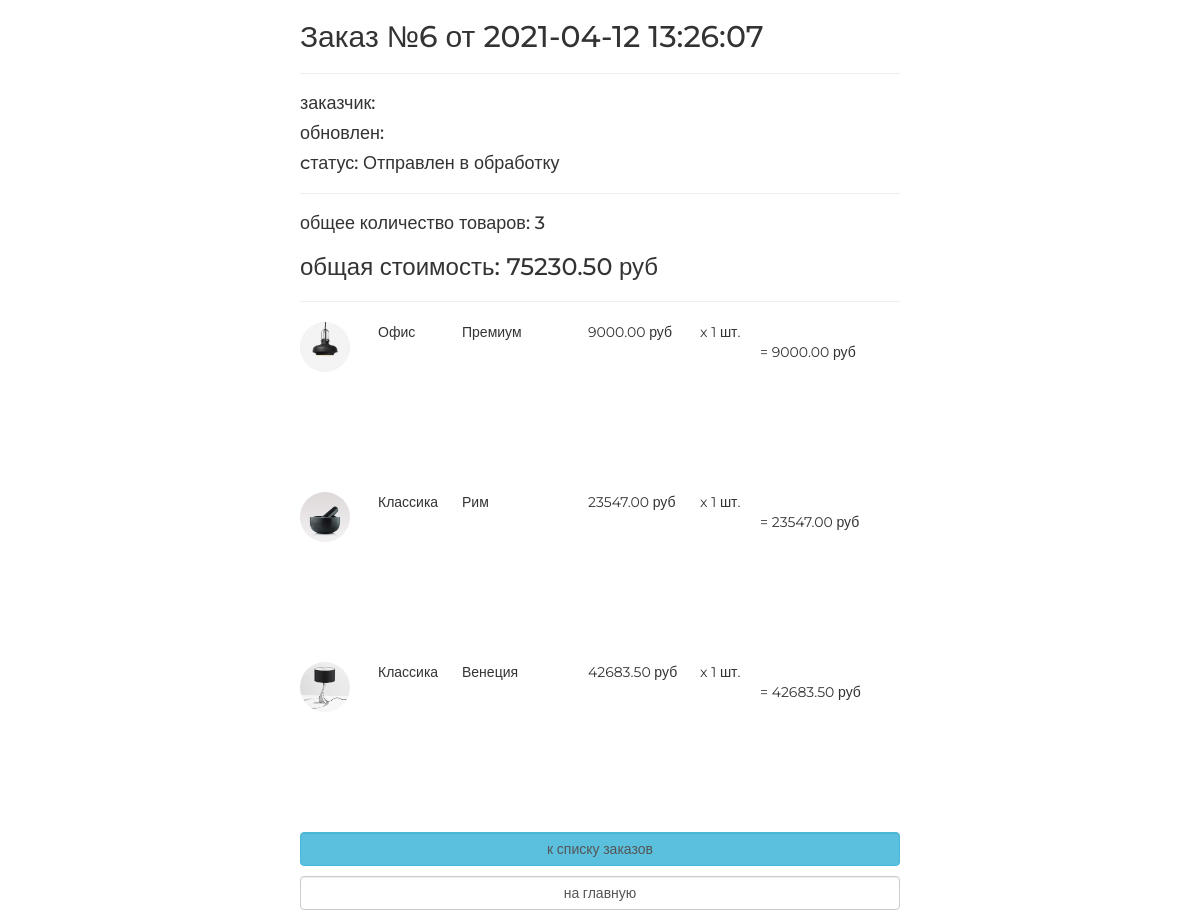
The page /orders/read/6/ on the database its author committed.
### ordersapp/models.py (models this page shows, shortened)
class Order(models.Model):
    FORMING = 'FM'
    SENT_TO_PROCEED = 'STP'
    PROCEEDED = 'PRD'
    PAID = 'PD'
    READY = 'RDY'
    CANCEL = 'CNC'
    ORDER_STATUS_CHOICES = (
        (FORMING, 'Формируется'),
        (SENT_TO_PROCEED, 'Отправлен в обработку'),
        (PROCEEDED, 'Oбрабатывается'),
        (PAID, 'Oплачен'),
        (READY, 'Готов к выдаче'),
        (CANCEL, 'Oтменен'),
    )
    user = models.ForeignKey(settings.AUTH_USER_MODEL, on_delete=models.CASCADE)
    created = models.DateTimeField(auto_now_add=True, verbose_name='Создан')
    update = models.DateTimeField(auto_now=True, verbose_name='Изменен')
    is_active = models.BooleanField(default=True, verbose_name='Активен')
    status = models.CharField(choices=ORDER_STATUS_CHOICES, default=FORMING, verbose_name='Статус', max_length=3)
    class Meta:
        ordering = ('-created',)
        verbose_name = 'Заказ'
        verbose_name_plural = 'Заказы'
    def get_total_quantity(self):
        items = self.orderitem.select_related()
        return sum(list(map(lambda x: x.quantity, items)))
    def get_total_cost(self):
        items = self.orderitem.select_related()
        return sum(list(map(lambda x: x.get_product_coast(), items)))

class OrderItem(models.Model):
    order = models.ForeignKey(Order, on_delete=models.CASCADE, related_name='orderitem')
    product = models.ForeignKey(Product, verbose_name='Продукт', on_delete=models.CASCADE)
    quantity = models.PositiveIntegerField(verbose_name='Количество', default=0)
    def get_product_coast(self):
        return self.quantity * self.product.price

### mainapp/models.py (models this page shows, shortened)
class Product(models.Model):
    category = models.ForeignKey(ProductCategory, on_delete=models.CASCADE)
    name = models.CharField(max_length=128, verbose_name='Имя')
    image = models.ImageField(upload_to='products_images', blank=True)
    short = models.CharField(max_length=64, verbose_name='Краткое описание', blank=True)
    description = models.TextField(verbose_name='Описание', blank=True)
    price = models.DecimalField(verbose_name='Цена', max_digits=8, decimal_places=2, default=0)
    quantity = models.PositiveSmallIntegerField(verbose_name='Количество на складе', default=0)
    is_active = models.BooleanField(verbose_name='активность', default=True)

class ProductCategory(models.Model):
    name = models.CharField(max_length=64, unique=True, verbose_name='имя')
    description = models.TextField(verbose_name='Описание', blank=True)
    is_active = models.BooleanField(verbose_name='активность', default=True)

### ordersapp/views.py (the view)
# urls.py: path('read/<int:pk>/', ordersapp.OrderDetailView.as_view(), name='order_detail'),
class OrderDetailView(DetailView):
    model = Order

### adminapp/templatetags/my_tags.py (called while the page is built)
def media_folder_products(string):
    if not string:
        string = 'products_images/default.jpg'
    return f'{settings.MEDIA_URL}{string}'

### mainapp/context_processors.py (called while the page is built)
def basket(request):
    basket_list = []
    if request.user.is_authenticated:
        basket_list = Basket.objects.filter(user=request.user)
    return {
        'basket': basket_list
    }

### ordersapp/templates/ordersapp/order_detail.html
{% extends "ordersapp/base.html" %}
{% load static %}
{% load my_tags %}
{% block content %}
   {% include 'ordersapp/includes/inc_order_summary.html' %}
   <div class="basket_list">
       {% for item in object.orderitem.select_related %}
           <div class="basket_record">
               <img style="width: 50px;float: left" src="{{ item.product.image|media_folder_products }}"
                    alt="{{ item.product.short_desc }}">
               <span class="category_name">
                   {{ item.product.category.name }}
               </span>
               <span class="product_name">{{ item.product.name }}</span>
               <span class="product_price">
                   {{ item.product.price }}&nbspруб
               </span>
               <span class="product_quantitiy">
                   x {{ item.quantity }} шт.
               </span>
               <span class="product_cost" style="float: right">
                    = {{ item.get_product_coast }}&nbspруб
               </span>
           </div>
       {% endfor %}
   </div>
   {% include 'ordersapp/includes/inc_order_actions.html' %}
{% endblock %}

### ordersapp/templates/ordersapp/includes/inc_order_summary.html (shortened to what this page needs)
{% if object %}
   <div class="h2">Заказ №{{ object.pk }} от {{ object.created|date:"Y-m-d H:i:s" }}</div>
   <hr>
   <div class="h4">заказчик: {{ user.lastname }} {{ user.first_name }} </div>
   <div class="h4">обновлен: {{ object.updated|date:"Y-m-d H:i:s" }}</div>
   <div class="h4">cтатус: {{ object.get_status_display }}</div>
   <hr>
   <div class="h4">
       общее количество товаров: <span class="order_total_quantity">{{ object.get_total_quantity }}</span>
   </div>
   <div class="h3">
       общая стоимость: <span class="order_total_cost">{{ object.get_total_cost }}</span> руб
   </div>
{% endif %}
<hr>

### static/css/style.css (style rules this page uses)
* { margin: 0; padding: 0; }
.order_container img { display: block; float: left; width: 150px; border-radius: 25px; }
body { font-family: 'Montserrat', sans-serif; }
html, body { height: 100%; }
.basket_list span.category_name { margin-left: 2em; width: 5em; position: relative; display: block; float: left; }
.basket_list span.product_name { margin-left: 1em; width: 8em; position: relative; display: block; float: left; }
.basket_list span.product_price { margin-left: 1em; width: 7em; position: relative; display: block; float: left; }
.basket_list span.product_quantitiy { margin-left: 1em; width: 5em; position: relative; display: block; float: left; }
.basket_list span.product_cost { margin-left: 1em; width: 10em; position: relative; display: block; float: left; }
.basket_list .basket_record { position: relative; display: block; height: 170px; float: none; }

### rows shown on the page
Order: pk "6", created "2021-04-12 13:26:07", status "Отправлен в обработку", get_total_quantity "3", get_total_cost "75230.50"
OrderItem: product.image|media_folder_products (picture), product.category.name "Офис", product.name "Премиум", product.price "9000.00", quantity "1", get_product_coast "9000.00"
OrderItem: product.image|media_folder_products (picture), product.category.name "Классика", product.name "Рим", product.price "23547.00", quantity "1", get_product_coast "23547.00"
OrderItem: product.image|media_folder_products (picture), product.category.name "Классика", product.name "Венеция", product.price "42683.50", quantity "1", get_product_coast "42683.50"
